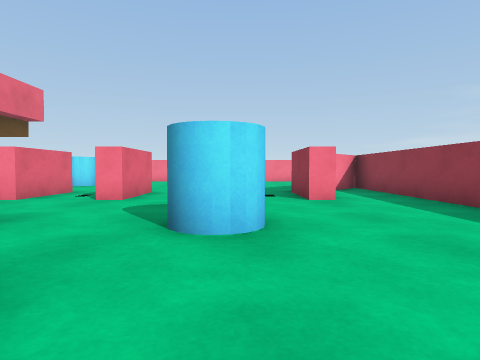
View 1 (above)

22 first-person views from a walk through a scene from a Unity 3-D project. The camera is 0.58 m above the floor, tilts 2° down and sees 75° across. The floor is counted in squares, 1 m on a side. Each view is taken from the middle of a square. On the plan, view 1 faces up. The plan holds only what a view shows up to about 9 squares ahead; the rest is blank. The place goes on beyond the plan.

View 2
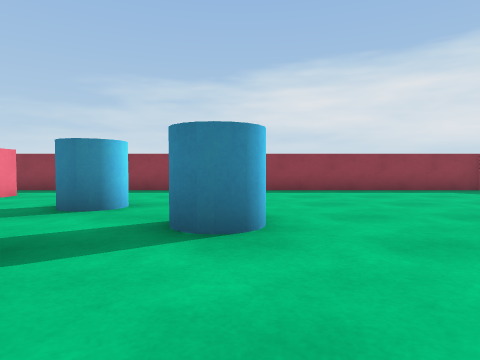

View 3
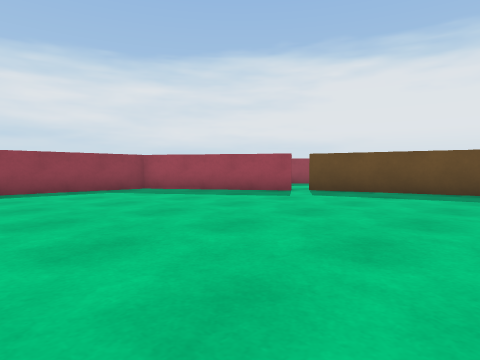

View 4
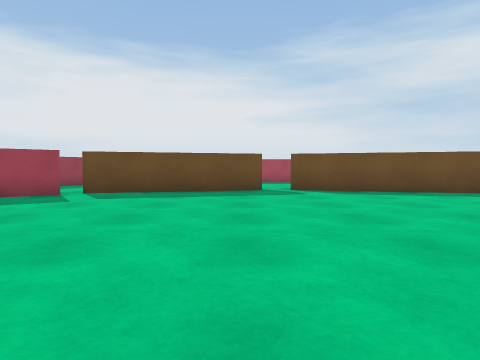

View 5
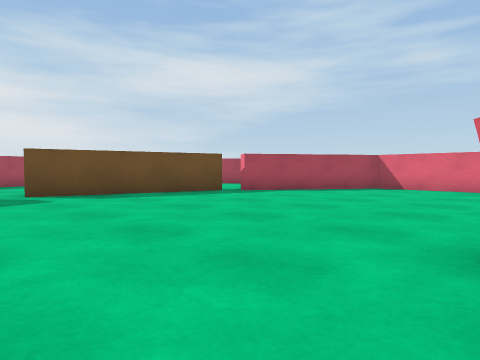

View 6
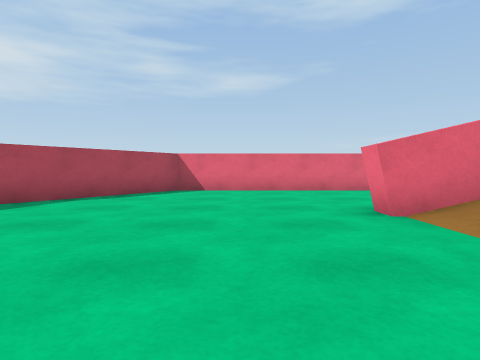

View 7
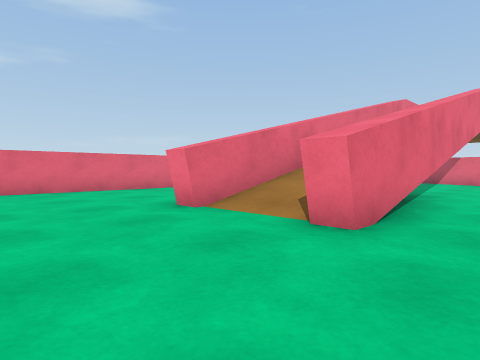

View 8
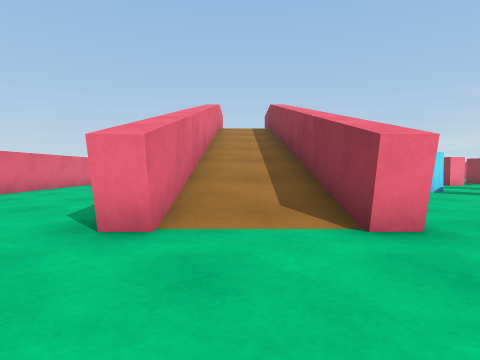

View 9
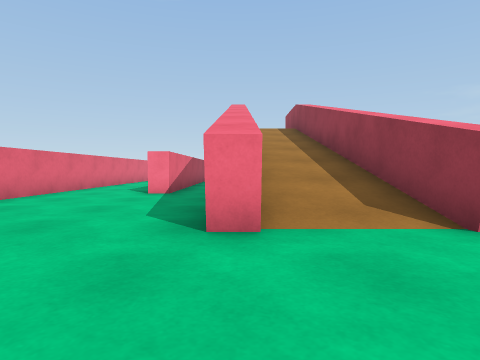

View 10
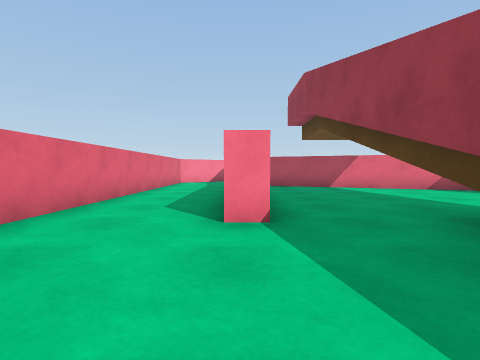

View 11
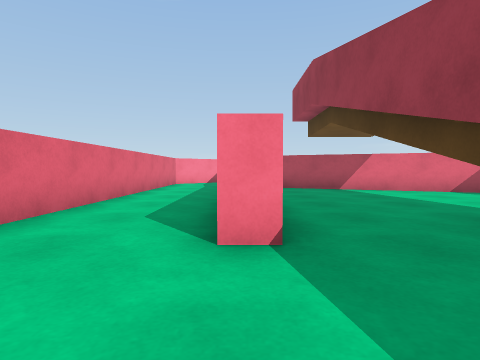

View 12
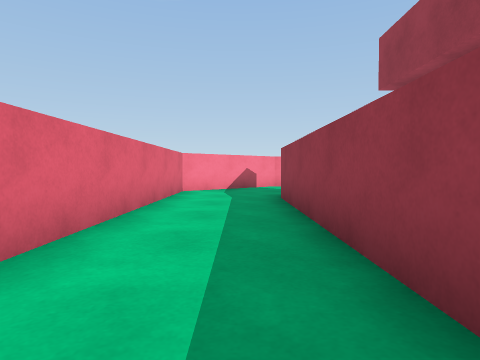

View 13
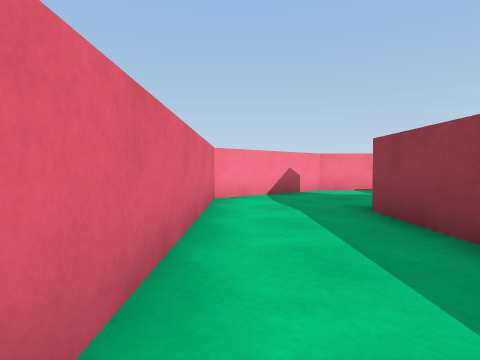

View 14
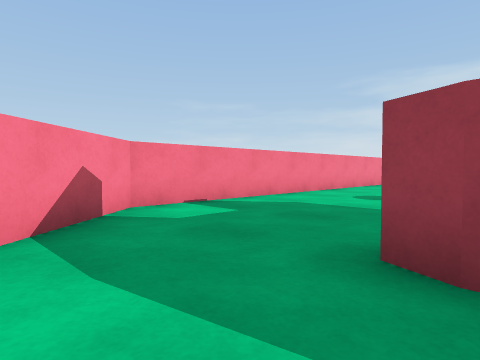

View 15
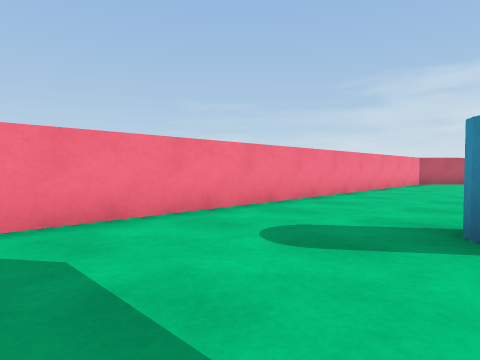

View 16
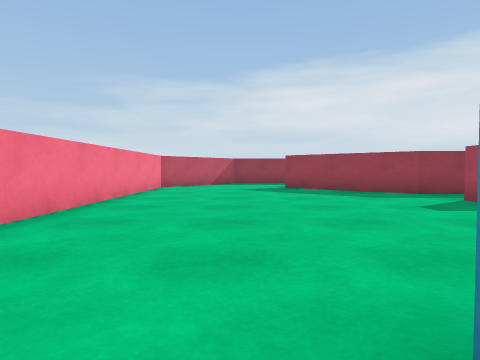

View 17
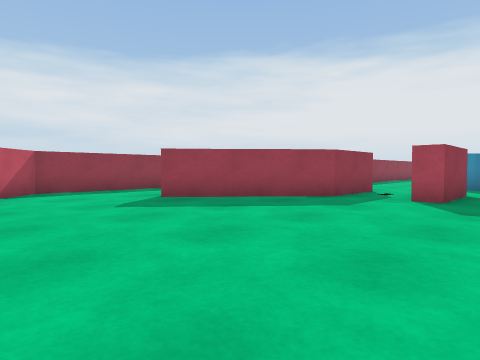

View 18
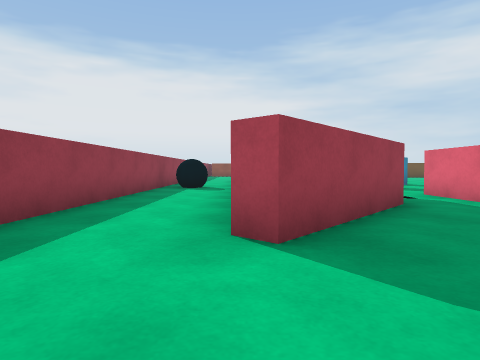

View 19
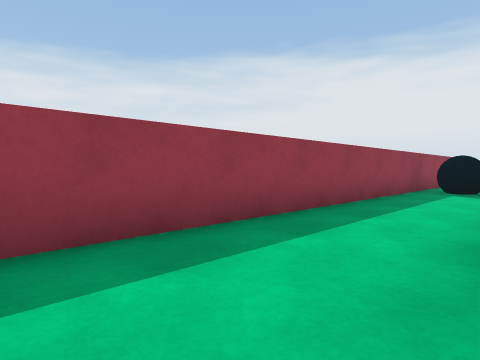

View 20
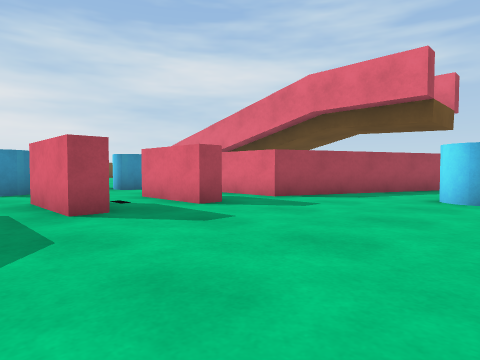

View 21
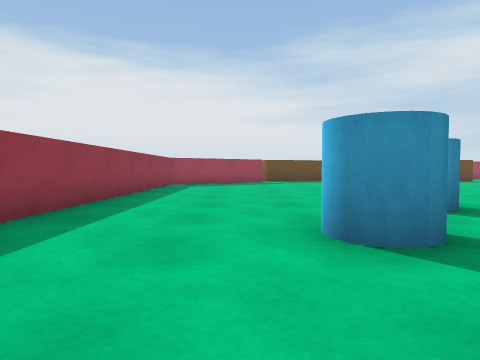

View 22
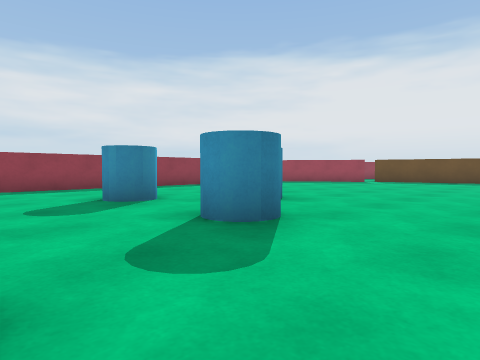

### Floor plan
Ten units are one square. View 1 is at (0, 0); x grows to the right and y downward. Boxes are objects, and circles mark ways between rooms. Rooms are numbered by the first view taken in them; rooms with no view inside come last. Other rooms are left out.
<svg viewBox="-140 -150 210 255">
<path fill="none" stroke="#000" d="M-63 -18 -63 23 -68 23 -68 -40M-93 -11 -93 -20M-88 -20 -88 23 -94 23M-1 80 36 56 36 -90M-47 96 -2 84M-107 -24 -112 -24M-22 -59 -28 -59M-98 84 -53 96M19 -59 13 -59M-135 -15 -135 57 -101 79M30 -90 26 -85M-28 -78 -22 -78 -22 -59M-7 -58 -7 -78 -2 -78 -2 -58M13 -59 13 -78 37 -106 41 -102M-89 -99 -42 -78 -42 -58M30 -145 -108 -145 -135 -122 -135 -15M-112 -50 -112 -103 -110 -108M65 -18 65 -122 56 -130M-107 -40 -107 -24M-48 -75 -82 -90M-88 -19 -88 -39"/>
<rect x="-35" y="-35" width="10" height="10" fill="#bbb"><title>cylinder</title></rect>
<rect x="-25" y="-15" width="20" height="10" fill="#bbb"><title>cylinder</title></rect>
<rect x="-5" y="-35" width="10" height="10" fill="#bbb"><title>cylinder</title></rect>
<rect x="-65" y="-115" width="20" height="10" fill="#bbb"><title>cylinder</title></rect>
<rect x="45" y="-35" width="20" height="10" fill="#bbb"><title>black ball</title></rect>
<circle cx="-10" cy="-65" r="3" fill="#2a7"/>
<circle cx="-125" cy="-25" r="3" fill="#2a7"/>
<circle cx="-30" cy="-65" r="3" fill="#2a7"/>
<circle cx="10" cy="-65" r="3" fill="#2a7"/>
<circle cx="-100" cy="-30" r="3" fill="#2a7"/>
<circle cx="-57" cy="-50" r="3" fill="#2a7"/>
<text x="-40" y="20">1</text>
<text x="-20" y="-90">2</text>
<text x="-80" y="-60">3</text>
</svg>
Room 1 opens to room 2. Room 1 opens to room 3.

Where each view was taken, in squares from view 1:
view 1: 0 up, 0 right, facing up
view 2: 1 up, 5 left, facing right
view 3: 1 down, 5 left, facing down-right
view 4: 1 down, 4 left, facing down
view 5: 2 down, 4 left, facing down-left
view 6: 4 down, 5 left, facing left
view 7: 5 down, 5 left, facing up-left
view 8: 5 down, 8 left, facing up
view 9: 5 down, 9 left, facing up
view 10: 1 down, 11 left, facing up
view 11: 0 up, 11 left, facing up
view 12: 4 up, 12 left, facing up
view 13: 6 up, 13 left, facing up
view 14: 10 up, 13 left, facing up-right
view 15: 11 up, 9 left, facing up-right
view 16: 12 up, 6 left, facing right
view 17: 14 up, 2 left, facing down-right
view 18: 13 up, 4 right, facing down
view 19: 12 up, 4 right, facing down-right
view 20: 12 up, 1 right, facing down-left
view 21: 6 up, 1 right, facing down
view 22: 6 up, 6 left, facing down-right
